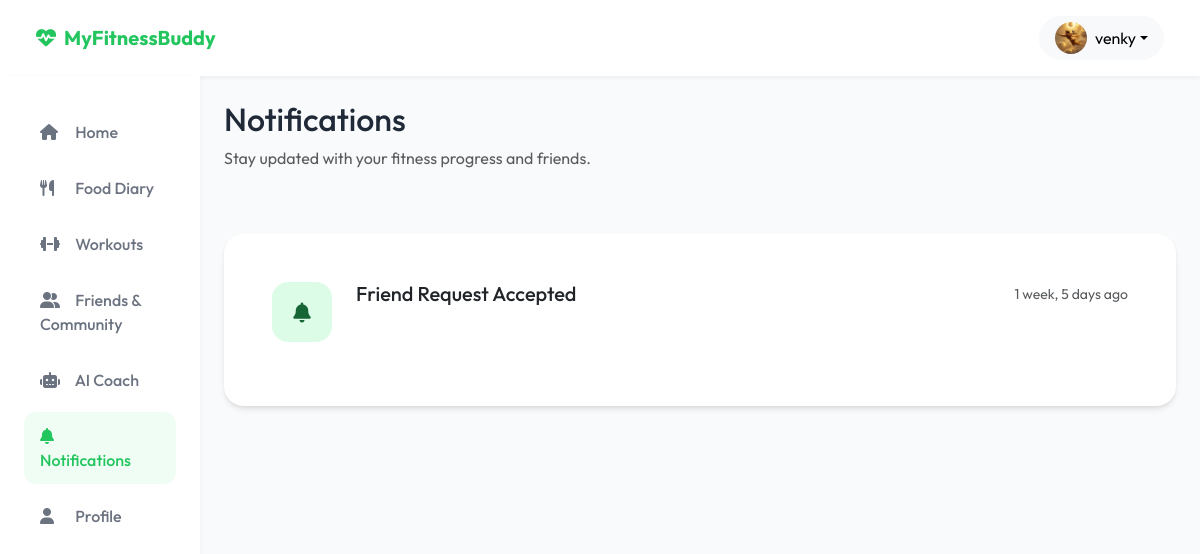
Screenshot of /notifications/ (signed in) with the database file from the repository.
### users/models.py (models this page shows, shortened)
class User(AbstractUser):
    phone_number = models.CharField(max_length=15, unique=True, null=True, blank=True)
    email = models.EmailField(unique=True)
    gender = models.CharField(max_length=10, null=True, blank=True)
    age = models.IntegerField(null=True, blank=True)
    country = models.CharField(max_length=100, null=True, blank=True)
    height_feet = models.IntegerField(null=True, blank=True)
    height_inches = models.IntegerField(null=True, blank=True)
    height_cm = models.FloatField(null=True, blank=True)
    current_weight = models.FloatField(null=True, blank=True)
    goal_weight = models.FloatField(null=True, blank=True)
    weight_kg = models.FloatField(null=True, blank=True)
    activity_level = models.CharField(max_length=50, null=True, blank=True)
    goals_completed = models.BooleanField(default=False)
    USERNAME_FIELD = 'email'
    REQUIRED_FIELDS = ['username']

class UserProfile(models.Model):
    user = models.OneToOneField(User, on_delete=models.CASCADE, related_name='profile')
    full_name = models.CharField(max_length=255, null=True, blank=True)
    bio = models.TextField(null=True, blank=True)
    profile_photo = models.ImageField(upload_to='profiles/', null=True, blank=True)
    fitness_level = models.CharField(max_length=50, null=True, blank=True)
    meal_planning_freq = models.CharField(max_length=50, null=True, blank=True)
    weekly_meal_plans = models.CharField(max_length=50, null=True, blank=True)
    weekly_goal = models.CharField(max_length=100, null=True, blank=True)
    streak = models.IntegerField(default=0)
    longest_streak = models.IntegerField(default=0)
    level = models.IntegerField(default=1)
    workouts_completed = models.IntegerField(default=0)
    xp = models.IntegerField(default=0)
    goals = models.ManyToManyField(Goal, blank=True)
    barriers = models.ManyToManyField(Barrier, blank=True)
    habits = models.ManyToManyField(Habit, blank=True)

### notifications/models.py (models this page shows, shortened)
class Notification(models.Model):
    user = models.ForeignKey(settings.AUTH_USER_MODEL, on_delete=models.CASCADE, related_name='notifications')
    title = models.CharField(max_length=255)
    message = models.TextField()
    type = models.CharField(max_length=50) # e.g., GoalCompleted, WorkoutReminder
    is_read = models.BooleanField(default=False)
    created_at = models.DateTimeField(auto_now_add=True)
    class Meta:
        ordering = ['-created_at']

### web/views.py (the view)
# urls.py: path('notifications/', views.notifications_view, name='notifications'),
@login_required(login_url='login')
def notifications_view(request):
    from notifications.models import Notification
    notifications = Notification.objects.filter(user=request.user).order_by('-created_at')
    return render(request, 'web/notifications.html', {'notifications': notifications})

### web/context_processors.py (called while the page is built)
def social_context(request):
    if request.user.is_authenticated:
        pending_count = FriendRequest.objects.filter(receiver=request.user, status='pending').count()
        return {
            'pending_friend_requests_count': pending_count
        }
    return {
        'pending_friend_requests_count': 0
    }

### templates/web/notifications.html (shortened to what this page needs)
{% extends 'web/base.html' %}
{% block content %}
<div class="row align-items-center mb-5">
    <div class="col-md-12">
        <h1 class="h2 font-weight-bold">Notifications</h1>
        <p class="text-muted">Stay updated with your fitness progress and friends.</p>
    </div>
</div>
<div class="row">
    <div class="col-lg-12">
        <div class="card p-4 border-0">
            {% if notifications %}
            <div class="list-group list-group-flush">
                {% for notification in notifications %}
                <div class="list-group-item px-4 py-4 {% if not notification.is_read %}bg-light{% endif %} border-0 mb-3" style="border-radius: 20px;">
                    <div class="d-flex align-items-start">
                        <div class="stats-icon bg-green-soft me-4 mb-0 flex-shrink-0" style="width: 60px; height: 60px; border-radius: 16px;">
                            <i class="fas fa-bell fa-lg"></i>
                        </div>
                        <div class="flex-grow-1">
                            <div class="d-flex justify-content-between align-items-center mb-2">
                                <h5 class="mb-0 font-weight-bold">{{ notification.title }}</h5>
                                <small class="text-muted">{{ notification.created_at|timesince }} ago</small>
                            </div>
                        </div>
                    </div>
                </div>
                {% endfor %}
            </div>
            {% endif %}
        </div>
    </div>
</div>
{% endblock %}

### templates/web/base.html (shortened to what this page needs)
<!DOCTYPE html>
<html lang="en">
<head>
    <link href="https://cdn.jsdelivr.net/npm/bootstrap@5.3.0/dist/css/bootstrap.min.css" rel="stylesheet">
    <link rel="stylesheet" href="https://cdnjs.cloudflare.com/ajax/libs/font-awesome/6.4.0/css/all.min.css">
</head>
<body>
    {% if not hide_nav %}
    <nav class="navbar navbar-expand-lg navbar-light">
        <div class="container-fluid">
            <a class="navbar-brand d-flex align-items-center" href="/">
                <i class="fas fa-heartbeat me-2"></i> MyFitnessBuddy
            </a>
            <div class="ms-auto d-flex align-items-center">
                {% if user.is_authenticated %}
                <div class="dropdown">
                    <button class="btn btn-light dropdown-toggle d-flex align-items-center" type="button" id="userMenu" data-bs-toggle="dropdown" aria-expanded="false" style="border-radius: 50px; padding: 5px 15px;">
                        <img src="{% if user.profile.profile_photo %}{{ user.profile.profile_photo.url }}{% else %}https://ui-avatars.com/api/?name={{ user.username }}&background=22C55E&color=fff{% endif %}" alt="Profile" class="rounded-circle me-2" style="width: 32px; height: 32px; object-fit: cover;">
                        <span class="d-none d-md-inline">{{ user.username }}</span>
                    </button>
                </div>
                {% else %}
                <a href="{% url 'login' %}" class="btn btn-outline-success me-2 rounded-pill px-4">Login</a>
                <a href="{% url 'signup' %}" class="btn btn-primary rounded-pill px-4">Signup</a>
                {% endif %}
            </div>
        </div>
    </nav>
    {% endif %}
    <div class="container-fluid">
        <div class="row">
            {% if user.is_authenticated and not hide_nav %}
            <div class="col-lg-2 sidebar">
                <div class="nav flex-column">
                    <a class="nav-link {% if request.resolver_match.url_name == 'dashboard' %}active{% endif %}" href="{% url 'dashboard' %}">
                        <i class="fas fa-home"></i> Home
                    </a>
                    <a class="nav-link {% if request.resolver_match.url_name == 'food' %}active{% endif %}" href="{% url 'food' %}">
                        <i class="fas fa-utensils"></i> Food Diary
                    </a>
                    <a class="nav-link {% if request.resolver_match.url_name == 'workout' %}active{% endif %}" href="{% url 'workout' %}">
                        <i class="fas fa-dumbbell"></i> Workouts
                    </a>
                    <a class="nav-link {% if request.resolver_match.url_name == 'friends' %}active{% endif %}" href="{% url 'friends' %}">
                        <i class="fas fa-user-friends"></i> Friends & Community
                    </a>
                    <a class="nav-link {% if request.resolver_match.url_name == 'ai_coach' %}active{% endif %}" href="{% url 'ai_coach' %}">
                        <i class="fas fa-robot"></i> AI Coach
                    </a>
                    <a class="nav-link {% if request.resolver_match.url_name == 'notifications' %}active{% endif %}" href="{% url 'notifications' %}">
                        <i class="fas fa-bell"></i> Notifications
                    </a>
                    <a class="nav-link {% if request.resolver_match.url_name == 'profile' %}active{% endif %}" href="{% url 'profile' %}">
                        <i class="fas fa-user"></i> Profile
                    </a>
                </div>
            </div>
            {% endif %}
            <main class="{% if user.is_authenticated and not hide_nav %}col-lg-10{% else %}col-12{% endif %} p-4">
                {% block content %}{% endblock %}
            </main>
        </div>
    </div>
</body>
</html>

### templates/web/base.html (style rules this page uses)
:root { --primary-green: #22C55E; --dark-gray: #1F2937; --light-bg: #F9FAFB; --card-shadow: 0 4px 6px -1px rgba(0, 0, 0, 0.1), 0 2px 4px -1px rgba(0, 0, 0, 0.06); }
body { font-family: 'Outfit', sans-serif; background-color: var(--light-bg); color: var(--dark-gray); }
.navbar { background-color: white; box-shadow: 0 2px 4px rgba(0,0,0,0.05); padding: 1rem 1.5rem; }
.navbar-brand { font-weight: 700; color: var(--primary-green); }
.sidebar { background-color: white; min-height: calc(100vh - 72px); padding: 2rem 1.5rem; position: sticky; top: 72px; box-shadow: 2px 0 4px rgba(0,0,0,0.02); }
.nav-link { color: #6B7280; padding: 0.75rem 1rem; border-radius: 12px; margin-bottom: 0.5rem; transition: all 0.2s ease; font-weight: 500; }
.nav-link:hover, .nav-link.active { background-color: #F0FDF4; color: var(--primary-green); }
.nav-link i { margin-right: 12px; width: 20px; }
.card { border: none; border-radius: 20px; box-shadow: var(--card-shadow); margin-bottom: 1.5rem; }
.stats-icon { width: 48px; height: 48px; border-radius: 14px; display: flex; align-items: center; justify-content: center; margin-bottom: 1rem; }
.bg-green-soft { background-color: #DCFCE7; color: #166534; }

### rows the page displays
User: profile_photo (picture), username "venky"
Notification: title "Friend Request Accepted", created_at "1 week, 5 days"
